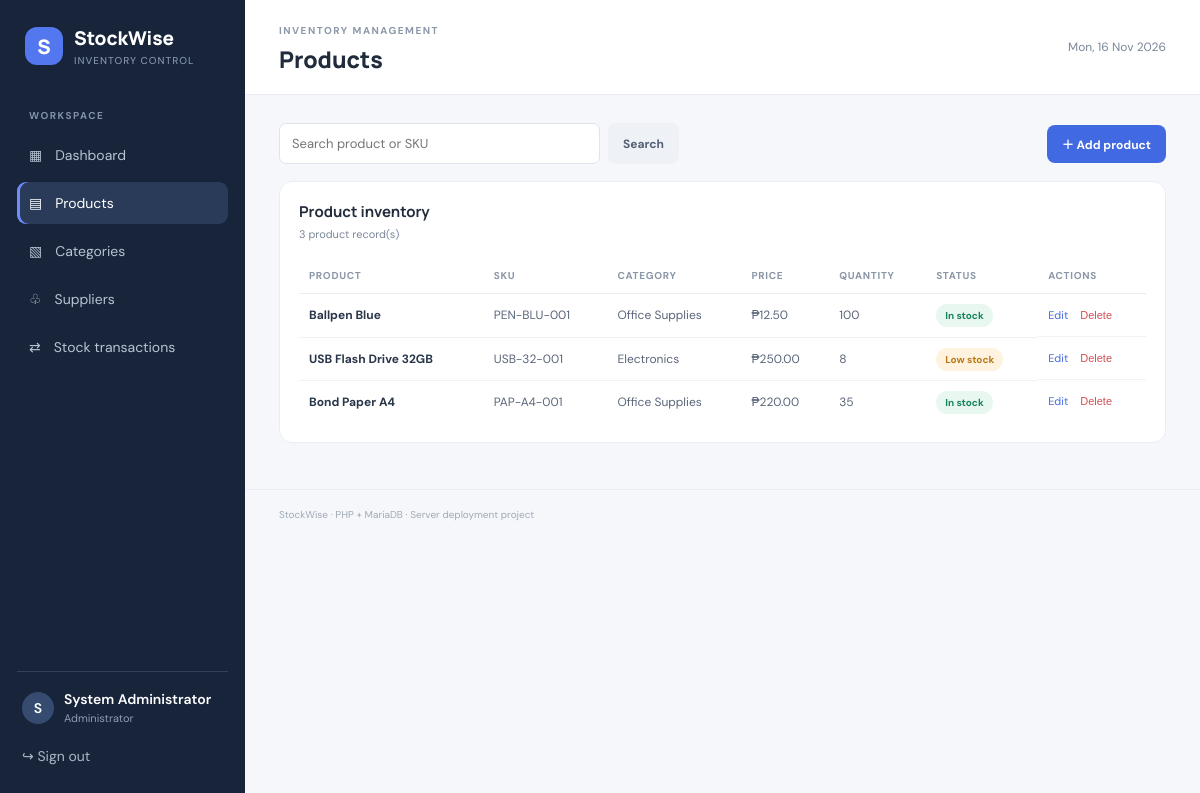
The page /products.php (signed in) on the database its author committed.
### tables this page shows
CREATE TABLE IF NOT EXISTS products (
 id INT AUTO_INCREMENT PRIMARY KEY,
 name VARCHAR(150) NOT NULL,
 sku VARCHAR(80) NOT NULL UNIQUE,
 category_id INT NULL,
 supplier_id INT NULL,
 price DECIMAL(10,2) NOT NULL DEFAULT 0,
 quantity INT NOT NULL DEFAULT 0,
 reorder_level INT NOT NULL DEFAULT 5,
 created_at TIMESTAMP DEFAULT CURRENT_TIMESTAMP,
 CONSTRAINT fk_product_category FOREIGN KEY(category_id) REFERENCES categories(id) ON DELETE SET NULL,
 CONSTRAINT fk_product_supplier FOREIGN KEY(supplier_id) REFERENCES suppliers(id) ON DELETE SET NULL
);

CREATE TABLE IF NOT EXISTS categories (
 id INT AUTO_INCREMENT PRIMARY KEY,
 name VARCHAR(100) NOT NULL UNIQUE,
 created_at TIMESTAMP DEFAULT CURRENT_TIMESTAMP
);

### includes/functions.php (called while the page is built, shortened)
<?php
function e($value): string {
    return htmlspecialchars((string)$value, ENT_QUOTES, 'UTF-8');
}
function current_page(): string {
    return basename($_SERVER['PHP_SELF']);
}

### products.php (the view, shortened to what this page needs)
<?php
require_once __DIR__ . '/includes/functions.php'; require_login(); $pdo=db();
$search=trim($_GET['q']??''); $stmt=$pdo->prepare("SELECT p.*,c.name category_name FROM products p LEFT JOIN categories c ON c.id=p.category_id WHERE p.name LIKE ? OR p.sku LIKE ? ORDER BY p.id DESC"); $stmt->execute(["%$search%","%$search%"]); $rows=$stmt->fetchAll();
$page_title='Products'; require 'includes/header.php';
?>
<div class="page-actions"><form class="search" method="get"><input name="q" value="<?= e($search) ?>" placeholder="Search product or SKU"><button class="btn secondary">Search</button></form><a class="btn primary" href="products.php?action=add">＋ Add product</a></div>
<section class="panel"><div class="panel-heading"><div><h3>Product inventory</h3><p><?= count($rows) ?> product record(s)</p></div></div><div class="table-wrap"><table><thead><tr><th>Product</th><th>SKU</th><th>Category</th><th>Price</th><th>Quantity</th><th>Status</th><th>Actions</th></tr></thead><tbody>
<?php foreach($rows as $r): ?><tr><td class="strong"><?= e($r['name']) ?></td><td><?= e($r['sku']) ?></td><td><?= e($r['category_name']??'—') ?></td><td>₱<?= number_format((float)$r['price'],2) ?></td><td><?= (int)$r['quantity'] ?></td><td><span class="pill <?= $r['quantity']<=$r['reorder_level']?'warn':'good' ?>"><?= $r['quantity']<=$r['reorder_level']?'Low stock':'In stock' ?></span></td><td class="actions"><a href="products.php?action=edit&id=<?= $r['id'] ?>">Edit</a><form method="post" data-confirm="Delete this product?"><input type="hidden" name="csrf" value="<?= e(csrf_token()) ?>"><input type="hidden" name="action" value="delete"><input type="hidden" name="id" value="<?= $r['id'] ?>"><button class="link danger">Delete</button></form></td></tr><?php endforeach; ?>
</tbody></table></div></section>
<?php require 'includes/footer.php'; ?>

### includes/header.php (shortened to what this page needs)
<?php require_once __DIR__ . '/functions.php'; ?>
<!doctype html>
<html lang="en">
<head>
  <link rel="stylesheet" href="assets/style.css">
</head>
<body>
<div class="layout">
  <aside class="sidebar">
    <a class="brand" href="index.php"><span class="brand-mark">S</span><span>StockWise<small>Inventory control</small></span></a>
    <div class="nav-label">WORKSPACE</div>
    <nav>
      <a class="<?= current_page()==='index.php'?'active':'' ?>" href="index.php">▦ <span>Dashboard</span></a>
      <a class="<?= current_page()==='products.php'?'active':'' ?>" href="products.php">▤ <span>Products</span></a>
      <a class="<?= current_page()==='categories.php'?'active':'' ?>" href="categories.php">▧ <span>Categories</span></a>
      <a class="<?= current_page()==='suppliers.php'?'active':'' ?>" href="suppliers.php">♧ <span>Suppliers</span></a>
      <a class="<?= current_page()==='transactions.php'?'active':'' ?>" href="transactions.php">⇄ <span>Stock transactions</span></a>
    </nav>
    <div class="sidebar-bottom">
      <div class="user-mini"><div class="avatar"><?= e(strtoupper(substr($_SESSION['name'] ?? 'A',0,1))) ?></div><div><?= e($_SESSION['name'] ?? 'Administrator') ?><small>Administrator</small></div></div>
      <a class="logout" href="logout.php">↪ Sign out</a>
    </div>
  </aside>
  <main class="main">
    <header class="topbar"><div><span class="eyebrow">INVENTORY MANAGEMENT</span><h1><?= e($page_title ?? 'Dashboard') ?></h1></div><div class="top-right"><?= date('D, d M Y') ?></div></header>
    <section class="content">

### includes/footer.php
    </section>
    <footer class="footer">StockWise · PHP + MariaDB · Server deployment project</footer>
  </main>
</div>
</body>
</html>

### assets/style.css (style rules this page uses)
:root { --navy:#17243a;--ink:#202b3c;--muted:#7b8798;--line:#e9edf3;--bg:#f5f7fb;--blue:#4169e1;--green:#15966b }
* { box-sizing:border-box }
body { margin:0;background:var(--bg);color:var(--ink);font:14px 'DM Sans',Arial,sans-serif }
.layout { min-height:100vh;display:flex }
.sidebar { width:245px;background:#17243a;color:#c6d0df;padding:25px 17px;display:flex;flex-direction:column;flex-shrink:0 }
.brand { display:flex;align-items:center;gap:11px;color:white;text-decoration:none;font:800 19px Manrope;margin:0 8px 42px }
.brand small { display:block;color:#8291a8;font:500 10px 'DM Sans';letter-spacing:1px;text-transform:uppercase;margin-top:3px }
.brand-mark,.login-logo { width:38px;height:38px;border-radius:12px;background:#5377ee;display:grid;place-items:center;color:white;font:800 20px Manrope }
.nav-label,.eyebrow { font-size:10px;letter-spacing:1.5px;font-weight:700;color:#8291a8 }
.nav-label { padding:0 12px 12px }
.sidebar nav { display:grid;gap:6px }
.sidebar nav a { padding:12px;border-radius:9px;color:#b8c4d4;text-decoration:none;display:flex;gap:13px;align-items:center;font-size:14px }
.sidebar nav a:hover,.sidebar nav a.active { background:#293b58;color:white }
.sidebar nav a.active { box-shadow:inset 3px 0 #6e8cff }
.sidebar-bottom { margin-top:auto }
.user-mini { display:flex;gap:10px;align-items:center;border-top:1px solid #30415b;padding:18px 5px 12px;color:white;font-weight:600 }
.user-mini small { display:block;color:#8e9db2;font-size:11px;font-weight:400;margin-top:3px }
.avatar { width:32px;height:32px;border-radius:50%;display:grid;place-items:center;background:#354b70 }
.logout { color:#aab7c9;text-decoration:none;display:block;padding:10px 5px }
.main { flex:1;min-width:0 }
.topbar { height:95px;background:white;border-bottom:1px solid var(--line);padding:18px 34px;display:flex;justify-content:space-between;align-items:center }
.topbar h1 { font:800 23px Manrope;margin:5px 0 0 }
.topbar .eyebrow { color:#8c98a9 }
.top-right { color:var(--muted);font-size:12px }
.content { padding:28px 34px;max-width:1500px;margin:auto }
.stat-card,.panel { background:white;border:1px solid var(--line);border-radius:13px }
.panel { padding:19px;margin-bottom:18px }
.panel-heading { display:flex;justify-content:space-between;align-items:center;margin-bottom:17px }
.panel-heading h3,.panel h3 { font:700 15px Manrope;margin:0 0 5px }
.panel-heading p { font-size:11px;color:var(--muted);margin:0 }
.table-wrap { overflow-x:auto }
table { border-collapse:collapse;width:100%;white-space:nowrap }
th { text-align:left;color:#8a96a7;font-size:10px;text-transform:uppercase;letter-spacing:.7px;font-weight:700;padding:11px 10px;border-bottom:1px solid var(--line) }
td { padding:13px 10px;border-bottom:1px solid #f0f2f6;font-size:12px;color:#596579 }
tr:last-child td { border-bottom:0 }
.strong { font-weight:700;color:#29364a }
.pill { padding:5px 9px;border-radius:20px;font-size:10px;font-weight:700 }
.pill.good { background:#e8f7f0;color:#16845e }
.pill.warn { background:#fff3df;color:#b97917 }
.page-actions { display:flex;justify-content:space-between;align-items:center;gap:12px;margin-bottom:17px }
.btn { display:inline-flex;align-items:center;justify-content:center;padding:10px 15px;border:0;border-radius:8px;text-decoration:none;font:700 12px 'DM Sans';cursor:pointer }
.btn.primary { background:var(--blue);color:white }
.btn.secondary { background:#eef1f6;color:#536075 }
.search { display:flex;gap:8px;max-width:400px;flex:1 }
.search input { flex:1 }
.form-grid input,.form-grid select,.inline-form input,input,select { font:13px 'DM Sans';border:1px solid #dfe4ec;border-radius:7px;padding:11px 12px;background:white;color:var(--ink);min-width:0 }
.actions { display:flex;gap:12px;align-items:center }
.actions a,.link { color:var(--blue);font-size:11px;text-decoration:none;background:none;border:0;padding:0;cursor:pointer }
.actions form { display:inline }
.actions .danger { color:#d34e54 }
.footer { padding:18px 34px;color:#a1aab7;font-size:10px;border-top:1px solid var(--line) }

### rows shown on the page
products: name "Ballpen Blue", sku "PEN-BLU-001", category.name "Office Supplies", price "12.50", quantity "100", reorder_level "In stock"
products: name "USB Flash Drive 32GB", sku "USB-32-001", category.name "Electronics", price "250.00", quantity "8", reorder_level "Low stock"
products: name "Bond Paper A4", sku "PAP-A4-001", category.name "Office Supplies", price "220.00", quantity "35", reorder_level "In stock"

### other values the page prints
substr($_SESSION['name'] ?? 'A',0,1) "S"
$_SESSION['name'] "System Administrator"
$page_title "Products"
count($rows) "3"
